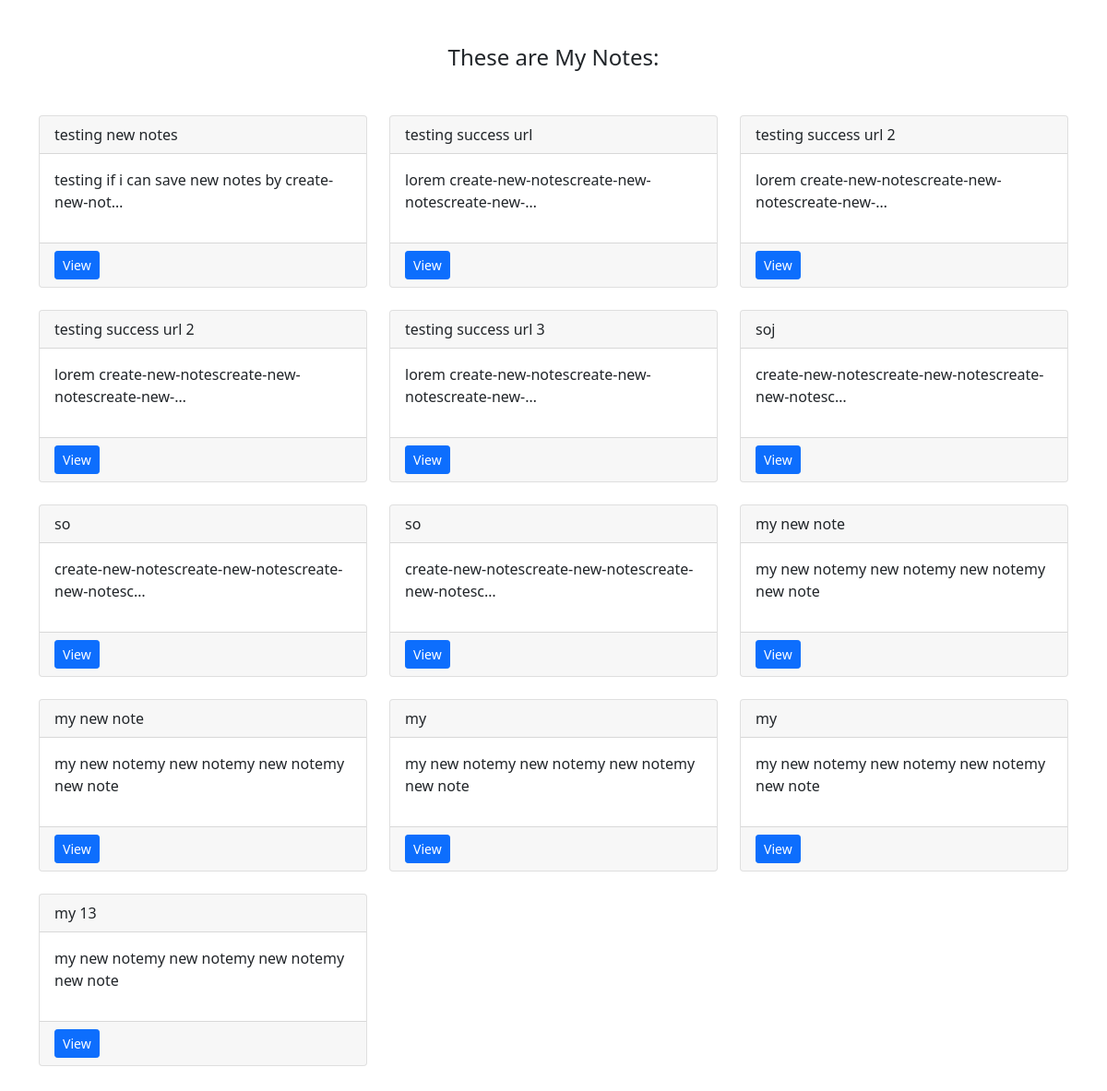
/mit/notes/ (signed in), run on an earlier commit of the app's database.
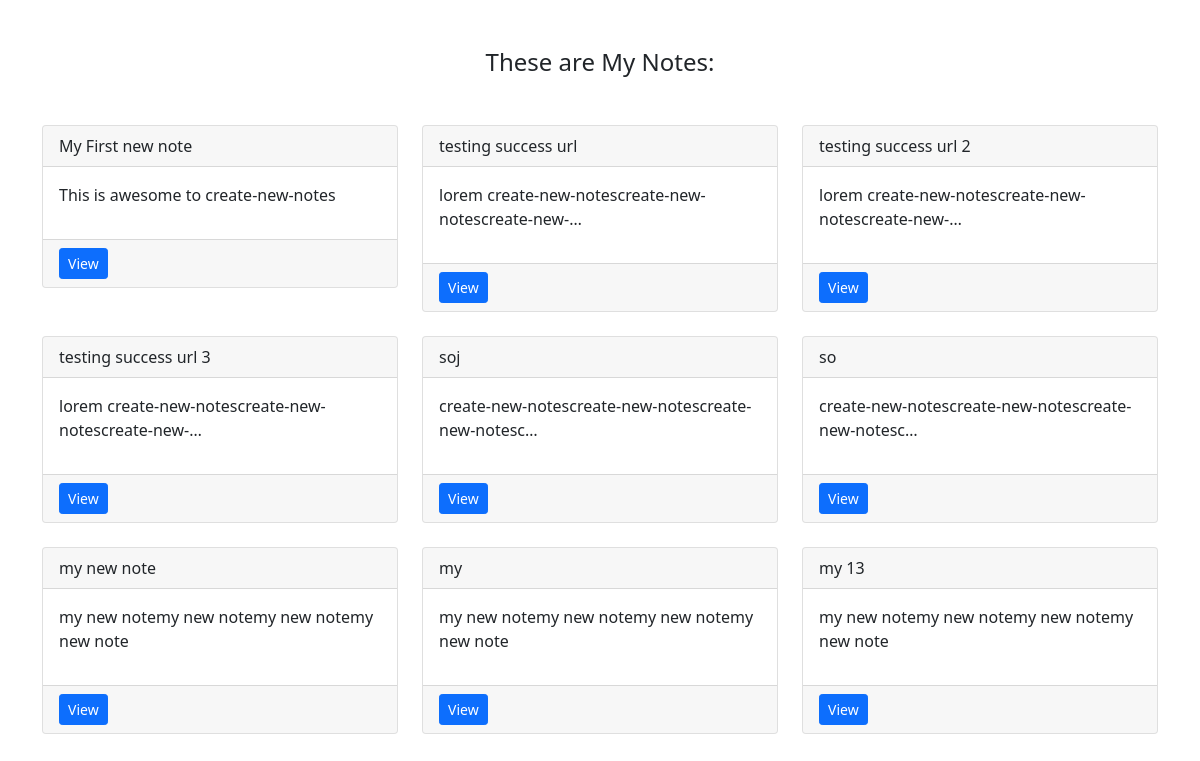
And on a later commit of the database.
### notes/models.py (models this page shows)
class Notes(models.Model):
    title = models.CharField(max_length=200)
    text = models.TextField()
    created = models.DateTimeField(auto_now_add=True)
    User = models.ForeignKey(User, on_delete=models.CASCADE, related_name='notes')

### notes/views.py (the view)
# urls.py: path('notes/', views.NotesListView.as_view(), name='my-notes'),
class NotesListView(LoginRequiredMixin, ListView):
    model = Notes
    context_object_name = 'notes'
    login_url = '/admin'
    def get_queryset(self):
        return self.request.user.notes.all()

### notes/templates/notes/notes_list.html
{% extends 'base.html' %}
{% load static %}
{% block content %}
<div class="row">
    <div class="col">
        <div class="notes_list_heading text-center mb-5">
            <h1 class="fs-4">These are My Notes:</h1>
        </div>
    </div>
</div>
<div class="row">
    {% for note in notes%}
    <div class="col-md-4">
        <div class="card mb-4">
            <div class="card-header">{{note.title}}</div>
            <div class="card-body">
                <p>{{note.text|truncatechars:50}}</p>
            </div>
            <div class="card-footer">
                <a href="{% url 'my-notes-detail' pk=note.id %}" class="btn btn-primary btn-sm">View</a>
            </div>
        </div>
    </div>
    {% endfor %}
</div>
{% endblock %}

### static/templates/base.html (shortened to what this page needs)
{% load static %}
<!DOCTYPE html>
<html lang="en">
<head>
    <link rel="stylesheet" href="https://cdn.jsdelivr.net/npm/bootstrap@5.0.2/dist/css/bootstrap.min.css">
</head>
<body>
    <div class="container my-5">
        {% block content %}
        {% endblock content %}
    </div>
</body>
</html>

What changed in the data, as far as the page shows it:
removed Notes: title "testing success url 2", text "lorem create-new-notescreate-new-notescreate-new-…"
removed Notes: title "so", text "create-new-notescreate-new-notescreate-new-notesc…"
removed Notes: title "my new note", text "my new notemy new notemy new notemy new note"
removed Notes: title "my", text "my new notemy new notemy new notemy new note"
changed Notes: title "testing new notes" → "My First new note"; text "testing if i can save new notes by create-new-not…" → "This is awesome to create-new-notes"
